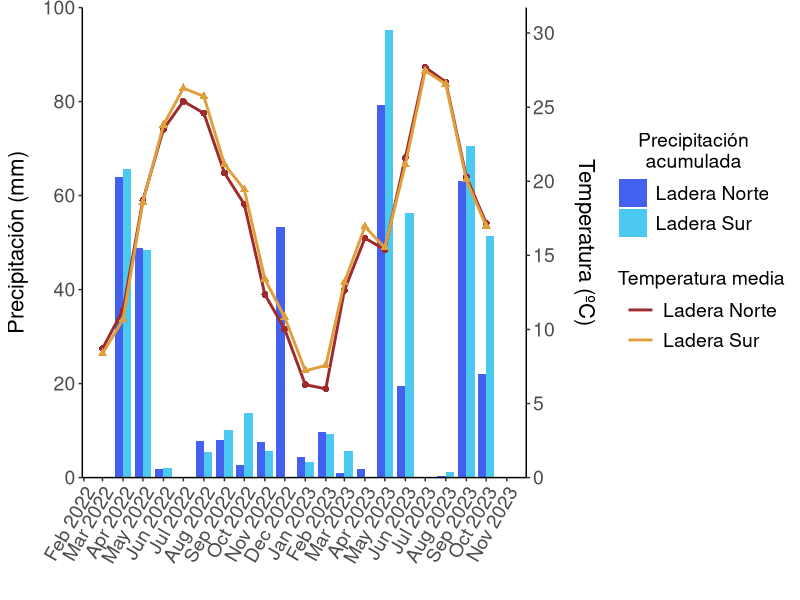

R code for this plot:
setwd('C:/Users/Sobis/OneDrive - UNIVERSIDAD DE GRANADA/Tesis y TFG/Datos')
datos<-read.csv('ifapa.csv', header=T, sep=";", dec=".")
datos$Date<-as.Date(datos$Date, format="%d/%m/%Y")



# Instalar y cargar ggplot2 si no lo tienes instalado
#install.packages("ggplot2")
#install.packages("dplyr")
#install.packages("tidyr")

library(ggplot2)
library(dplyr)
library(tidyr)
library(lubridate)


# Factor de escala para alinear los ejes
factor_escala <- 1.8 * max(datos$Pp_ifapa, na.rm = TRUE) / max(datos$T_med_ifapa, na.rm = TRUE)

# Crear una columna de mes y año para agrupar
datos <- datos %>%
  mutate(Month = floor_date(Date, "month"))

# Agrupar y resumir por mes y ubicación
datos_mensuales <- datos %>%
  group_by(Month, Location) %>%
  summarise(
    Pp_ifapa_acum = sum(Pp_ifapa, na.rm = TRUE),  # Precipitación acumulada mensual
    T_ifapa_mean = mean(T_med_ifapa, na.rm = TRUE)  # Temperatura media mensual
  ) %>%
  filter(!is.na(Month))  # Asegurarnos de que no haya meses con valores NA

# Crear la gráfica
ggplot(datos_mensuales, aes(x = Month)) +
  
  # Barras para la precipitación acumulada mensual, adyacentes para cada ubicación
  geom_bar(aes(y = Pp_ifapa_acum, fill = Location), 
           stat = "identity", position = "dodge", width = 25) +  # Ancho de barras ajustado
  
  # Línea y puntos para la temperatura de "Ladera Norte" (nacimiento)
  geom_line(aes(y = T_ifapa_mean * factor_escala, color = "Ladera Norte", group = Location),
            size = 1, data = subset(datos_mensuales, Location == "nacimiento")) +  # Línea roja oscura
  geom_point(aes(y = T_ifapa_mean * factor_escala), shape = 16, size = 2, color = "#9e2a2b",
             data = subset(datos_mensuales, Location == "nacimiento")) +  # Puntos para Ladera Norte
  
  # Línea y triángulos para la temperatura de "Ladera Sur" (portugos)
  geom_line(aes(y = T_ifapa_mean * factor_escala, color = "Ladera Sur", group = Location),
            size = 1, data = subset(datos_mensuales, Location == "portugos")) +  # Línea verde
  geom_point(aes(y = T_ifapa_mean * factor_escala), shape = 17, size = 2, color = "#e09f3e",
             data = subset(datos_mensuales, Location == "portugos")) +  # Triángulos para Ladera Sur
  
  # Eje Y izquierdo para la precipitación acumulada mensual
  scale_y_continuous(
    name = "Precipitación (mm)", 
    limits = c(0, 100),  # Ajustar límite superior al máximo de la precipitación acumulada (con margen)
    breaks = pretty(c(0, 100), n = 6),  # Escala de precipitación ajustada
    expand = c(0, 0),
    sec.axis = sec_axis(~ ./factor_escala, 
                        name = expression("Temperatura (ºC)"), 
                        breaks = pretty(c(0, 30), n = 6)  # Escala para la temperatura
    )
  ) +
  
  # Colores para las barras de precipitación
  scale_fill_manual(
    values = c("nacimiento" = "#4361ee", "portugos" = "#4cc9f0"),
    labels = c("nacimiento" = "Ladera Norte", "portugos" = "Ladera Sur")  # Cambiar etiquetas en la leyenda
  ) +
  
  # Colores para las líneas de temperatura
  scale_color_manual(values = c("Ladera Norte" = "#9e2a2b", "Ladera Sur" = "#e09f3e")) +  # Rojo oscuro y verde
  
  # Ajustar la escala temporal de marzo 2022 a noviembre 2023
  scale_x_date(limits = c(as.Date("2022-03-01"), as.Date("2023-10-31")),
               date_breaks = "1 month", date_labels = "%b %Y") +
  
  # Etiquetas y leyenda
  labs(x = "", fill = "Precipitación acumulada", color = "Temperatura media") +
  
  # Ajustes de tema
  theme_classic() +
  theme(
    axis.text.x = element_text(angle = 60, hjust = 1, size = 14),
    axis.text.y = element_text(size = 14),
    axis.text.y.right = element_text(size = 14),
    legend.position = "right",
    legend.text = element_text(size = 14),
    legend.title=element_text(size=14, hjust=0.5),
    legend.key.size = unit(1.5, "lines"),
    legend.key = element_rect(fill = "white", color = "white"),
    axis.title.y.right = element_text(margin = margin(l = 10), size = 16),
    axis.title.y.left = element_text(margin = margin(r = 10), size = 16),
    axis.title.x = element_text(size = 16),
    axis.line = element_line(size = 0.5),
    axis.ticks = element_line(size = 0.5)
  ) +
  
  # Modificar la leyenda para agrupar precipitación y temperatura bajo títulos específicos
  guides(
    fill = guide_legend(title = "Precipitación\nacumulada"),  # Título para la precipitación
    color = guide_legend(title = "Temperatura media")  # Título para la temperatura
  )

#ggsave("serie_temporal_pp_acumu_temp.jpg", width = 14, height = 6, dpi = 600) #Para guardarlo como JPG  

